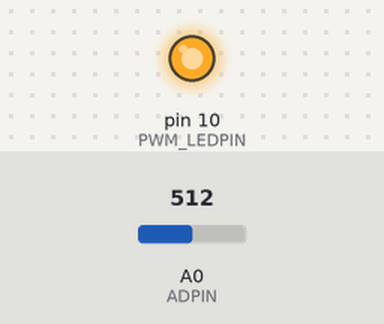
This sketch was run on a simulated Arduino Uno, built with avr-gcc and run on an emulated ATmega328P. Parts: output pins drawn as LEDs (lit = HIGH). The test bench sets the inputs (shaded band); at power-on: A0 (ADPIN) = 512.

Above: at 1.2 s.
1.3 s: A0 (ADPIN) set to 122
At 2.2 s:
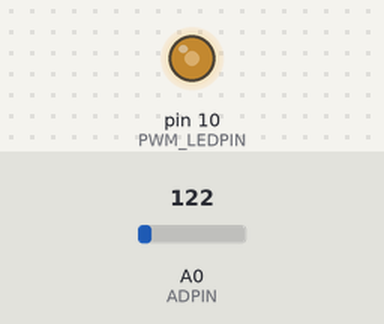
2.8 s: A0 (ADPIN) set to 0
At 3.3 s:
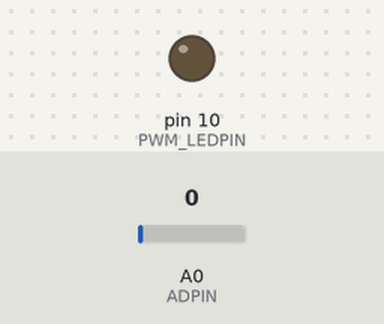
4.3 s: A0 (ADPIN) set to 306
At 5.6 s:
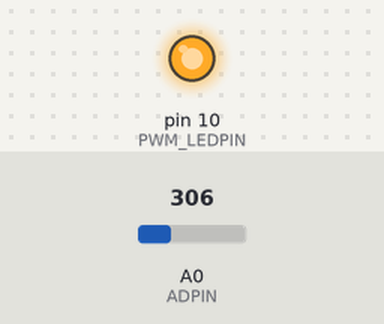
Timing chart, 0 to 7.3 s (numbered marks = the images above; inputs shaded):
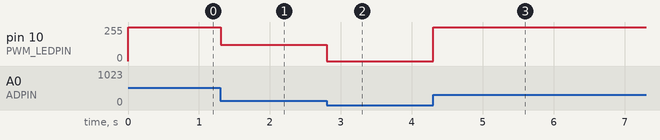

The sketch:

pwm.ino
```cpp
//Программа не доделана изменений модуляции делиться

int  ADPIN  = A0  ;
int  PWM_LEDPIN = 10 ;
int  value = 0 ;
float voltage = 0.0 ;

void setup()
{
  pinMode(ADPIN, INPUT);
  pinMode(PWM_LEDPIN, OUTPUT);
  Serial.begin(115200);    //Serial Baud rate is 115200
}

void loop()
{
  value =  analogRead(ADPIN);       //read analog pin raw data
  //voltage = ( ( float )value )/1023 ;
  //value = (int)voltage * 256 ;      //covert to voltage to PWM duty cycle
  analogWrite(PWM_LEDPIN, value);
  delay(10);
}
```

Measured:
- after the input at 1.3 s, pin 10 (PWM_LEDPIN): 255/255 → 122/255 at once
- after the input at 2.8 s, pin 10 (PWM_LEDPIN): 122/255 → 0/255 at once
- after the input at 4.3 s, pin 10 (PWM_LEDPIN): 0/255 → 255/255 at once
